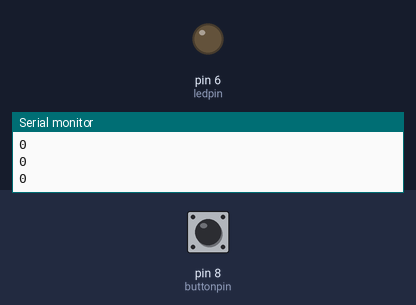
The sketch below on a simulated Arduino Uno, built with avr-gcc and run on an emulated ATmega328P. Shown: output pins drawn as LEDs (lit = HIGH), the last lines printed to the serial monitor. The test bench sets the inputs (shaded band); at power-on: pin 8 (buttonpin) LOW.

Above: at 1.2 s.
1.3 s: pin 8 (buttonpin) pulled HIGH for 0.15 s
At 1.9 s:
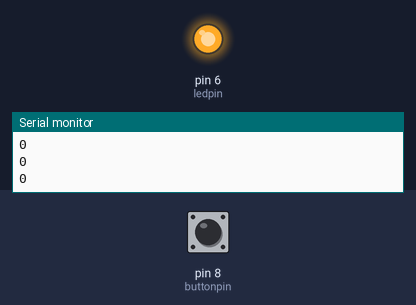
2.9 s: pin 8 (buttonpin) pulled HIGH for 1 s
At 4.3 s:
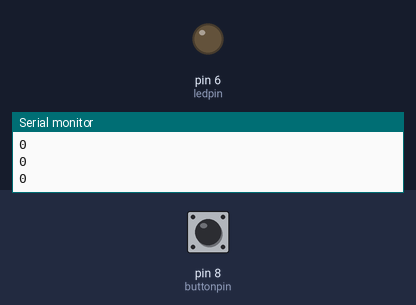
5.4 s: pin 8 (buttonpin) pulled HIGH for 3.2 s
At 6.3 s:
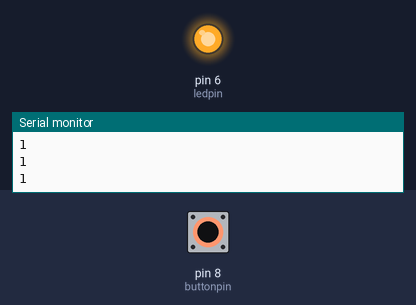
Timing chart, 0 to 8.4 s (numbered marks = the images above; inputs shaded):
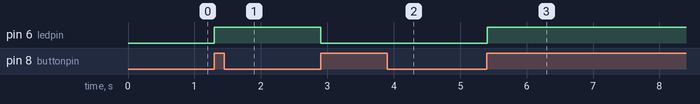

The sketch:

ToggleSwitch.ino
```cpp
int buttonpin=8;
int ledpin=6;
int dt=100;
int ledState=0;
int buttonOld=1;
int buttonNew;

void setup() {
    pinMode(buttonpin,INPUT);
    pinMode(ledpin,OUTPUT);
    Serial.begin(9600);
}

void loop() {
    buttonNew = digitalRead(buttonpin);
    Serial.println(buttonNew);
    if(buttonOld==0 && buttonNew==1){
        if(ledState==0) {
            digitalWrite(ledpin,HIGH);
            ledState=1;
        }
        else{
            digitalWrite(ledpin,LOW);
            ledState=0;
        }
    }
    buttonOld=buttonNew;
    delay(dt);
}
```

Measured:
- after the input at 1.3 s, pin 6 (ledpin): LOW → HIGH at once
- after the input at 2.9 s, pin 6 (ledpin): HIGH → LOW at once
- after the input at 5.4 s, pin 6 (ledpin): LOW → HIGH at once
